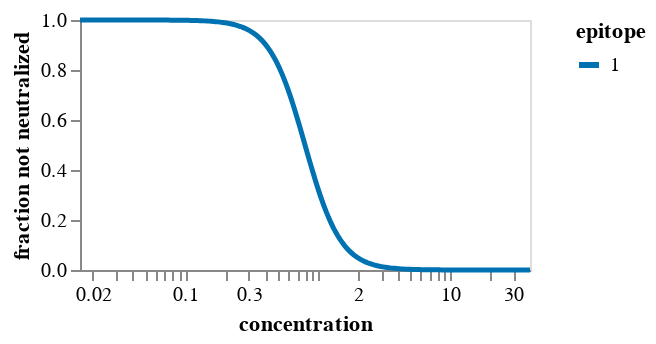

This figure's notebook cell:
### Markdown cell above
## Fit `polyclonal` model
Fit the model.
If there is more than one epitope, we fit models with fewer epitopes too:

### Code cell
# first build up arguments used to specify fitting
n_epitopes = params["polyclonal_params"]["n_epitopes"]
spatial_distances = params["polyclonal_params"]["spatial_distances"]
fit_kwargs = params["polyclonal_params"]["fit_kwargs"]
escape_plot_kwargs = params["escape_plot_kwargs"]
plot_hide_stats = params["plot_hide_stats"]

site_numbering_map = pd.read_csv(site_numbering_map_csv).sort_values("sequential_site")

escape_plot_kwargs["df_to_merge"] = [
    site_numbering_map.rename(columns={"reference_site": "site"})[
        ["site", "sequential_site", "region"]
    ]
]

if "addtl_slider_stats" not in escape_plot_kwargs:
    escape_plot_kwargs["addtl_slider_stats"] = {}
if "addtl_slider_stats_hide_not_filter" not in escape_plot_kwargs:
    escape_plot_kwargs["addtl_slider_stats_hide_not_filter"] = []

for stat, stat_d in plot_hide_stats.items():
    escape_plot_kwargs["addtl_slider_stats"][stat] = stat_d["init"]
    escape_plot_kwargs["addtl_slider_stats_hide_not_filter"].append(stat)
    escape_plot_kwargs["df_to_merge"].append(
        pd.read_csv(stat_d["csv"]).rename(columns={stat_d["csv_col"]: stat})[
            ["site", "mutant", stat]
        ]
    )

if spatial_distances is not None:
    print(f"Reading spatial distances from {spatial_distances}")
    spatial_distances = pd.read_csv(spatial_distances)
    print(f"Read spatial distances for {len(spatial_distances)} residue pairs")

# now fit the models
for n in range(1, n_epitopes + 1):
    print(f"\n\nFitting a model for {n} epitopes")

    model = polyclonal.Polyclonal(
        n_epitopes=n,
        data_to_fit=(
            prob_escape.query("retain").query("use_in_fit")[
                ["aa_substitutions", "concentration", "prob_escape"]
            ]
        ),
        alphabet=polyclonal.AAS_WITHSTOP_WITHGAP,
        spatial_distances=spatial_distances,
        sites=site_numbering_map["reference_site"],
    )

    opt_res = model.fit(**fit_kwargs)

    print("Here is the neutralization curve:")
    display(model.curves_plot())
    print("Here is the mutation-escape plot:")
    display(model.mut_escape_plot(**escape_plot_kwargs))

print(f"\n\nWriting the {n} epitope model to {pickle_file}")
with open(pickle_file, "wb") as f:
    pickle.dump(model, f)

### Figure 1 — Vega-Lite specification as saved in the notebook (floating-point values rounded to 4 significant figures; data arrays with more than 128 entries replaced by an {"elided": "..."} marker saying what was removed)
{"config": {"view": {"continuousWidth": 300, "continuousHeight": 300}, "axis": {"grid": false, "labelOverlap": true}, "legend": {"symbolStrokeWidth": 3}}, "data": {"name": "data-cc86c8fa58942a2556ac4bb27d817123"}, "mark": {"type": "line"}, "encoding": {"color": {"field": "epitope", "scale": {"domain": ["1"], "range": ["#0072B2"]}, "sort": ["1"], "type": "nominal"}, "detail": {}, "opacity": {"field": "is_weighted_replicate", "legend": null, "scale": {"domain": [0, 1], "nice": false, "range": [0.5, 1]}, "type": "quantitative"}, "strokeWidth": {"field": "is_weighted_replicate", "legend": null, "scale": {"domain": [0, 1], "nice": false, "range": [1, 2.5]}, "type": "quantitative"}, "tooltip": [{"field": "epitope", "type": "nominal"}, {"field": "activity", "format": ".3g", "type": "quantitative"}, {"field": "hill_coefficient", "format": ".3g", "type": "quantitative"}, {"field": "non_neutralized_frac", "format": ".3g", "type": "quantitative"}, {"field": "c", "format": ".3g", "title": "concentration", "type": "quantitative"}, {"field": "u", "format": ".3g", "title": "fraction not neutralized", "type": "quantitative"}], "x": {"field": "c", "scale": {"nice": false, "type": "log"}, "title": "concentration", "type": "quantitative"}, "y": {"field": "u", "title": "fraction not neutralized", "type": "quantitative"}}, "height": 125, "params": [{"name": "param_1", "select": {"type": "point", "fields": ["epitope"]}, "bind": "legend"}], "transform": [{"filter": {"param": "param_1"}}], "width": 225, "$schema": "https://vega.github.io/schema/vega-lite/v5.8.0.json", "datasets": {"data-cc86c8fa58942a2556ac4bb27d817123": {"elided": "200 records"}}}
